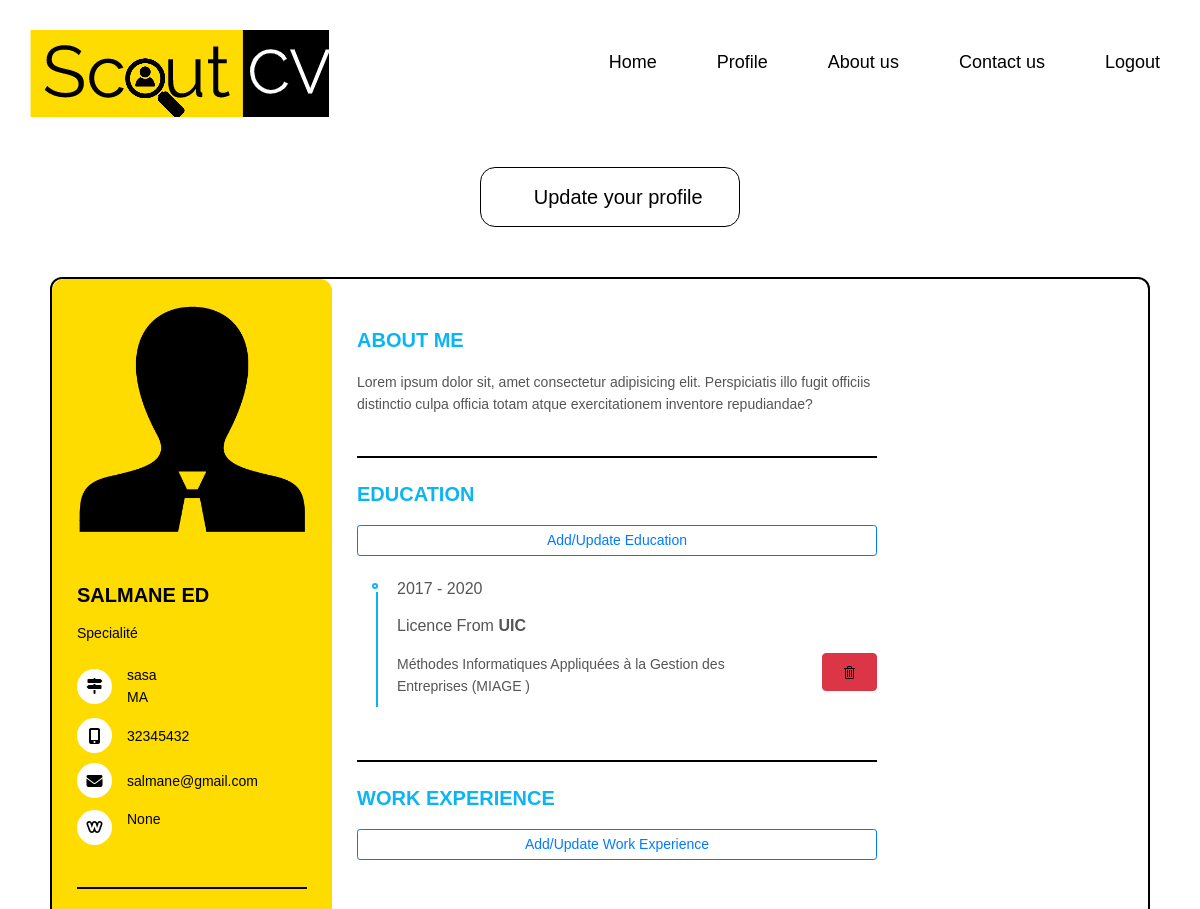
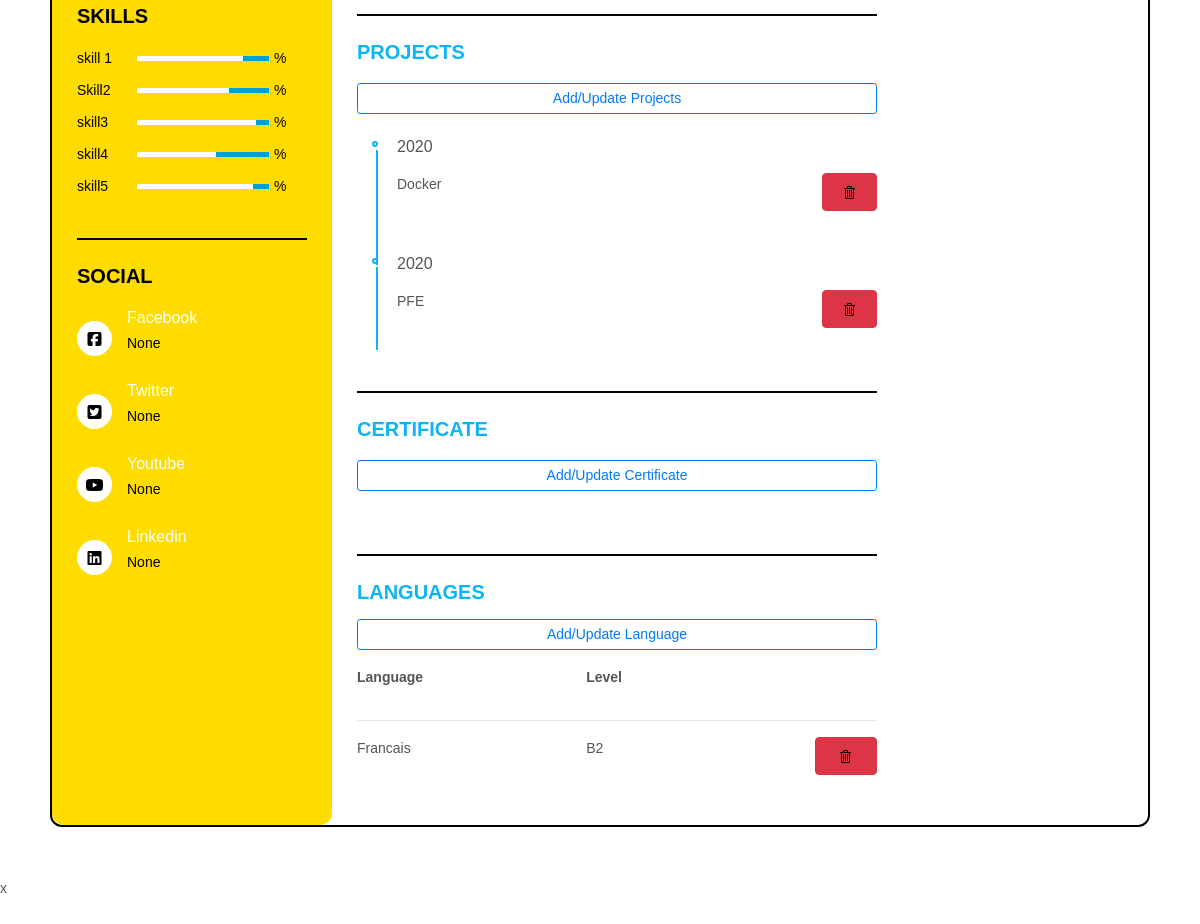
Page /cv/ (signed in) on the committed database (2 pictures, top to bottom).
### Candidat/models.py (models this page shows, shortened)
class Profil(models.Model):
    SEX = (
        ('', '(Gender)'),
        ('Homme','Male'),
        ('Femme','Female'),
    )
    STATUS = (
        ('', '(Status)'),
        ('Single','Single'),
        ('Married','Married'),
        ('Widowed','Widowed'),
        ('Divorced','Divorced'),
    )
    user = models.OneToOneField(User, null =True,on_delete=models.CASCADE)
    profil_pic = models.ImageField(null=True, blank=True)
    nom = models.CharField(max_length=20 ,null=True)
    prenom = models.CharField(max_length=20 ,null=True)
    date_n = models.DateField(null=True)
    sex = models.CharField(max_length=6,choices=SEX ,null=True)
    status = models.CharField(max_length=12,choices=STATUS ,null=True)
    nationalite = models.CharField(max_length=20 ,null=True)
    pays = CountryField(blank_label='(Country)' ,null=True)
    ville = models.CharField(max_length=20 ,null=True)
    telephone = models.CharField(max_length=20 ,null=True)
    adresse = models.TextField(null=True,blank=True)
    linkdin = models.URLField(max_length=200,null=True,blank=True)

class Academic(models.Model):
    TYPE = (
        ('', '(Degree)'),
        ('CPGE/BTS/DEUG/...','CPGE/BTS/DEUG/...'),
        ('Licence','Licence '),
        ('Master','Master'),
        ('Doctorat','Doctorat'),
    )
    profil = models.ForeignKey('Profil',on_delete=models.CASCADE ,null=True)
    annee_debut = models.IntegerField(null=True)
    annee_fin = models.IntegerField(null=True)
    type_diplome = models.CharField(max_length=20,choices=TYPE ,null=True)
    description_academic = models.TextField(null=True,blank=True)
    ecole = models.ForeignKey('Ecole' , on_delete=models.DO_NOTHING ,null=True)

class Ecole(models.Model):
    nom_ecole = models.CharField(max_length=50 ,null=True)
    classement = models.IntegerField(null=True)
    def __str__(self):
        return self.nom_ecole

class Projet_realise(models.Model):
    profil = models.ForeignKey('Profil',on_delete=models.CASCADE ,null=True)
    annee_projet = models.IntegerField( null=True)
    description_projet = models.TextField(null=True,blank=True)

class Language(models.Model):
    lvl = (
        ('', '(Level)'),
        ('A1','découverte'),
        ('A2','usuel'),
        ('B1','niveau seuil'),
        ('B2','niveau avancé'),
        ('C1','autonome'),
        ('C2','maîtrise'),
    )
    profil = models.ForeignKey('Profil',on_delete=models.CASCADE ,null=True)
    langue = models.CharField(max_length=20 ,null=True)
    level = models.CharField(max_length=2,choices=lvl ,null=True)

### Candidat/decorators.py (the view)
        def wrapper_func(request, *args, **kwargs):
            group = None
            if request.user.groups.exists():
                group = request.user.groups.all()[0].name
            if group in allowed_roles:
                return view_func(request,*args, **kwargs)
            else:
                return redirect('profilEntr')

### Candidat/views.py (called while the page is built)
@login_required(login_url='login')
@allowed_users(allowed_roles=['Candidat'])
def cv(request):
    academics = request.user.profil.academic_set.all()
    exp_pros = request.user.profil.experience_pro_set.all()
    projets = request.user.profil.projet_realise_set.all()
    certificats = request.user.profil.certificat_set.all()
    langues = request.user.profil.language_set.all()
    context={
        'academics' : academics,
        'exp_pros':exp_pros,
        'projets' :projets,
        'certificats':certificats,
        'langues' : langues
    }
    return render(request ,'candidat/profil.html',context)

### templates/candidat/profil.html (shortened to what this page needs)
{% extends 'base.html' %}
{% load static %}
{% block style %}
  <link rel="stylesheet" type="text/css" href="{% static 'css/cvcss.css' %}">
{% endblock  %}
{% block content %}
<div class="pr1">
<a href="{% url 'Updateprofil' %}"  class="btn btn-lg btn-success smoothScroll wow fadeInUp" data-wow-delay="1.0s"> <span> Update your profile </span></a>
<div class="resume wow fadeInUp" data-wow-delay="0.8s">
   <div class="resume_left">
     <div class="resume_profile">
       {% if request.user.profil.profil_pic.url is not None %}
      <img src="{{ request.user.profil.profil_pic.url }}" alt="profile_pic">
      {% else %}
      <img src="{% static 'images/user.png' %}" alt="profile_pic">
      {% endif %}
     </div>
     <div class="resume_content">
       <div class="resume_item resume_info">
         <div class="title">
           <p class="bold">{{ request.user.profil.nom }} {{ request.user.profil.prenom }}</p>
          <p class="regular">Specialité</p>
         </div>
         <ul>
           <li>
             <div class="icon">
               <i class="fas fa-map-signs"></i>
             </div>
             <div class="data">
               {{ request.user.profil.adresse }} <br /> {{ request.user.profil.pays }}
             </div>
           </li>
           <li>
             <div class="icon">
               <i class="fas fa-mobile-alt"></i>
             </div>
             <div class="data">
               {{ request.user.profil.telephone }}
             </div>
           </li>
           <li>
             <div class="icon">
               <i class="fas fa-envelope"></i>
             </div>
             <div class="data">
               {{ request.user.email }}
             </div>
           </li>
           <li>
             <div class="icon">
               <i class="fab fa-weebly"></i>
             </div>
             <div class="data">
               <p>{{ request.user.profil.linkdin }}</p>
             </div>
           </li>
         </ul>
       </div>
       <div class="resume_item resume_skills">
         <div class="title">
           <p class="bold">skills</p>
         </div>
         <ul>
           <li>
             <div class="skill_name">
               skill 1
             </div>
             <div class="skill_progress">
               <span style="width: 80%;"></span>
             </div>
             <div class="skill_per">%</div>
           </li>
           <li>
             <div class="skill_name">
               Skill2
             </div>
             <div class="skill_progress">
               <span style="width: 70%;"></span>
             </div>
             <div class="skill_per">%</div>
           </li>
           <li>
             <div class="skill_name">
               skill3
             </div>
             <div class="skill_progress">
               <span style="width: 90%;"></span>
             </div>
             <div class="skill_per">%</div>
           </li>
           <li>
             <div class="skill_name">
               skill4
             </div>
             <div class="skill_progress">
               <span style="width: 60%;"></span>
             </div>
             <div class="skill_per">%</div>
           </li>
           <li>
             <div class="skill_name">
               skill5
             </div>
             <div class="skill_progress">
               <span style="width: 88%;"></span>
             </div>
             <div class="skill_per">%</div>
           </li>
         </ul>
       </div>
       <div class="resume_item resume_social">
         <div class="title">
           <p class="bold">Social</p>
         </div>
         <ul>
           <li>
             <div class="icon">
               <i class="fab fa-facebook-square"></i>
             </div>
             <div class="data">
               <p class="semi-bold">Facebook</p>
               <p>None</p>
             </div>
           </li>
           <li>
             <div class="icon">
               <i class="fab fa-twitter-square"></i>
             </div>
             <div class="data">
               <p class="semi-bold">Twitter</p>
               <p>None</p>
             </div>
           </li>
           <li>
             <div class="icon">
               <i class="fab fa-youtube"></i>
             </div>
             <div class="data">
               <p class="semi-bold">Youtube</p>
               <p>None</p>
             </div>
           </li>
           <li>
             <div class="icon">
               <i class="fab fa-linkedin"></i>
             </div>
             <div class="data">
               <p class="semi-bold">Linkedin</p>
               <p>{{ request.user.profil.linkdin }}</p>
             </div>
           </li>
         </ul>
       </div>
     </div>
  </div>
  <div class="resume_right">
    <div class="resume_item resume_about">
        <div class="title">
           <p class="bold">About me</p>
         </div>
        <p>Lorem ipsum dolor sit, amet consectetur adipisicing elit. Perspiciatis illo fugit officiis distinctio culpa officia totam atque exercitationem inventore repudiandae?</p>
    </div>
    <div class="resume_item resume_work">
        <div class="title">
           <p class="bold">Education</p>
         </div>
         <div>
          <a class="btn btn-outline-primary btn-sm btn-block" href="{% url 'create_academic' %}">Add/Update Education</a>
          <br>
         </div>
        <ul>
          {% for academic in academics %}
          <li>
            <div class="date">{{ academic.annee_debut }} - {{ academic.annee_fin }}</div>
            <div class="info">
              <p class="semi-bold">{{ academic.type_diplome }} From <b>{{ academic.ecole }}</b></p>
              <div class="row">
                <div class="col-10">
                  {{ academic.description_academic }}
                </div>
                <div class="col-2">
                  <form method="POST" action="{% url 'delete_academic' academic.id %}">
                    <button class="btn btn-danger btn-block" type="submit" name="delete">
                      <img class="img-fluid" src="{% static 'images/delete.png' %}" alt="Delete">
                    </button>
                  </form>
                </div>
              </div>
            </div>
            <br>
        </li>
        {% endfor %}
        </ul>
    </div>
    <div class="resume_item resume_work">
      <div class="title">
           <p class="bold">Work Experience</p>
         </div>
         <div>
          <a class="btn btn-outline-primary btn-sm btn-block" href="{% url 'create_experience_pro' %}">Add/Update
            Work Experience</a>
          <br>
        </div>
    </div>
    <div class="resume_item resume_work">
      <div class="title">
        <p class="bold">Projects </p>
      </div>
      <div>
        <a class="btn btn-outline-primary btn-sm btn-block" href="{% url 'create_projet' %}">Add/Update Projects</a>
        <br>
      </div>
      <ul>
        {% for projet in projets %}
        <li>
          <div class="date">{{ projet.annee_projet }}</div>
          <div class="info">
            <div class="row">
              <div class="col-10">
                {{ projet.description_projet }}
              </div>
              <div class="col-2">
                <form method="POST" action="{% url 'delete_projet' projet.id %}">
                  <button class="btn btn-danger btn-block" type="submit" name="delete">
                    <img class="img-fluid" src="{% static 'images/delete.png' %}" alt="Delete">
                  </button>
                </form>
              </div>
            </div>
          </div>
          <br>
        </li>
        {% endfor %}
      </ul>
    </div>
    <div class="resume_item resume_work">
      <div class="title">
        <p class="bold">Certificate</p>
      </div>
      <div>
        <a class="btn btn-outline-primary btn-sm btn-block" href="{% url 'create_certificat' %}">Add/Update
          Certificate</a>
        <br>
      </div>
    </div>
    <div class="resume_item resume_work">
      <p class="bold">Languages</p>
      <a class="btn btn-outline-primary btn-sm btn-block" href="{% url 'create_language' %}">Add/Update Language</a>
      <div class="row mt-3">
        <div class="col-5">
          <b>
            <p>Language</p>
          </b>
        </div>
        <div class="col-5">
          <b>
            <p>Level</p>
          </b>
        </div>
      </div>
      <hr>
      {% for langue in langues %}
      <div class="row mt-2">
        <div class="col-5">
          {{ langue.langue }}
        </div>
        <div class="col-5">
          {{ langue.level }}
        </div>
        <div class="col-2">
          <form method="POST" action="{% url 'delete_language' langue.id %}">
            <button class="btn btn-danger btn-block" type="submit" name="delete">
              <img class="img-fluid" src="{% static 'images/delete.png' %}" alt="Delete">
            </button>
          </form>
        </div>
      </div>
      {% endfor %}
    </div>
    </div>
  </div>
 </div>
    <ul class="circles">
      </ul>
  </div>
    <ul class="circles3">
      </ul>
{% endblock  %}

### static/css/cvcss.css (style rules this page uses)
body { margin: 0; font-family: raleway, sans-serif; height: 100%; }
* { margin: 0; padding: 0; box-sizing: border-box; list-style: none; font-family: "raleway", sans-serif; }
body { font-size: 14px; line-height: 22px; color: #555555; }
.bold { font-weight: 700; font-size: 20px; text-transform: uppercase; }
.semi-bold { font-weight: 500; font-size: 16px; }
.resume { width: 1100px; height: auto; display: flex; margin: 50px auto; border:2px solid black; border-radius: 12px; }
.resume .resume_left { width: 280px; background: #FFDC00; border-radius: 12px; }
.resume .resume_left .resume_profile { width: 100%; height: 280px; }
.resume .resume_left .resume_profile img { width: 100%; height: 100%; }
.resume .resume_left .resume_content { padding: 0 25px; }
.resume .title { margin-bottom: 20px; }
.resume .resume_left .bold { color: black; }
.resume .resume_left .regular { color: black; }
.resume .resume_item { padding: 25px 0; border-bottom: 2px solid black; width: inherit; }
.resume .resume_left .resume_item:last-child, .resume .resume_right .resume_item:last-child { border-bottom: 0px; }
.resume .resume_left ul li { display: flex; margin-bottom: 10px; align-items: center; }
.resume .resume_left ul li:last-child { margin-bottom: 0; }
.resume .resume_left ul li .icon { width: 35px; height: 35px; background: #fff; color: black; border-radius: 50%; margin-right: 15px; font-size: 16px; position: relative; }
.resume .icon i, .resume .resume_right .resume_hobby ul li i { position: absolute; top: 50%; left: 50%; transform: translate(-50%, -50%); }
.resume .resume_left ul li .data { color: black; }
.resume .resume_left .resume_skills ul li { display: flex; margin-bottom: 10px; color: black; justify-content: space-between; align-items: center; }
.resume .resume_left .resume_skills ul li .skill_name { width: 25%; }
.resume .resume_left .resume_skills ul li .skill_progress { width: 60%; margin: 0 5px; height: 5px; background: #009fd9; position: relative; }
.resume .resume_left .resume_skills ul li .skill_per { width: 15%; }
.resume .resume_left .resume_skills ul li .skill_progress span { position: absolute; top: 0; left: 0; height: 100%; background: #fff; }
.resume .resume_left .resume_social .semi-bold { color: #fff; margin-bottom: 3px; }
.resume .resume_right { width: 520px; background: #fff; padding: 25px; border-radius: 12px; }
.resume .resume_right .bold { color: #0bb5f4; }
.resume .resume_right .resume_work ul, .resume .resume_right .resume_education ul { padding-left: 40px; overflow: hidden; }
.resume .resume_right ul li { position: relative; }
.resume .resume_right ul li .date { font-size: 16px; font-weight: 500; margin-bottom: 15px; }
.resume .resume_right ul li .info { margin-bottom: 20px; }
.resume .resume_right ul li:last-child .info { margin-bottom: 0; }
.resume .resume_right .resume_work ul li:before, .resume .resume_right .resume_education ul li:before { content: ""; position: absolute; top: 5px; left: -25px; width: 6px; height: 6px; border-radius: 50%; border: 2px solid #0bb5f4; }
.resume .resume_right .resume_work ul li:after, .resume .resume_right .resume_education ul li:after { content: ""; position: absolute; top: 14px; left: -21px; width: 2px; height: 115px; background: #0bb5f4; }
.circles { position: absolute; top: 0; left: 0; width: 100%; height: 100%; overflow:hidden; z-index: -1; }
.circles3 { position: absolute; top: 0; left: 0; width: 100%; height: 245%; overflow:hidden; z-index: -1; }
.btn-success { background: #ffffff; border-color: transparent; text-align: center; border-radius: 15px; color: black; left:40%; position:relative; border:1px solid black; padding: 14px 36px; margin-top: 42px; margin-right: 16px; -webkit-transition: all 0.6s ease-in-out; transition: all 0.6s ease-in-out; }
.btn-success span:before { content: '\00ab'; position: relative; opacity: 0; top: 0; left: -20px; transition: 0.5s; }

### rows in the picture
Academic: annee_debut "2017", annee_fin "2020", type_diplome "Licence", ecole "UIC", description_academic "Méthodes Informatiques Appliquées à la Gestion des Entreprises (MIAGE )"
Projet_realise: annee_projet "2020", description_projet "Docker"
Projet_realise: annee_projet "2020", description_projet "PFE"
Language: langue "Francais", level "B2"

### other values in the picture
{{ request.user.profil.nom }} "SALMANE"
{{ request.user.profil.prenom }} "ED"
{{ request.user.profil.adresse }} "sasa"
{{ request.user.profil.pays }} "MA"
{{ request.user.profil.telephone }} "32345432"
{{ request.user.email }} "salmane@gmail.com"
{{ request.user.profil.linkdin }} "None"
